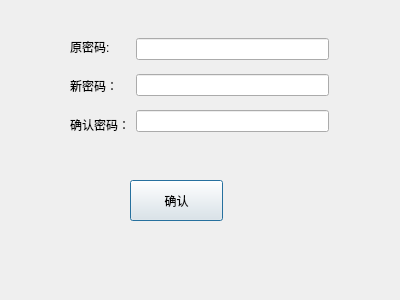
<?xml version="1.0" encoding="UTF-8"?>
<ui version="4.0">
 <class>ChangeUserInfoDialog</class>
 <widget class="QDialog" name="ChangeUserInfoDialog">
  <property name="geometry">
   <rect>
    <x>0</x>
    <y>0</y>
    <width>400</width>
    <height>300</height>
   </rect>
  </property>
  <property name="windowTitle">
   <string>Dialog</string>
  </property>
  <widget class="QWidget" name="layoutWidget">
   <property name="geometry">
    <rect>
     <x>70</x>
     <y>30</y>
     <width>259</width>
     <height>111</height>
    </rect>
   </property>
   <layout class="QHBoxLayout" name="horizontalLayout">
    <item>
     <layout class="QVBoxLayout" name="verticalLayout">
      <item>
       <widget class="QLabel" name="label">
        <property name="text">
         <string>原密码:</string>
        </property>
       </widget>
      </item>
      <item>
       <widget class="QLabel" name="label_2">
        <property name="text">
         <string>新密码：</string>
        </property>
       </widget>
      </item>
      <item>
       <widget class="QLabel" name="label_3">
        <property name="text">
         <string>确认密码：</string>
        </property>
       </widget>
      </item>
     </layout>
    </item>
    <item>
     <layout class="QVBoxLayout" name="verticalLayout_2">
      <item>
       <widget class="QLineEdit" name="oldPassworLineEdit"/>
      </item>
      <item>
       <widget class="QLineEdit" name="newPasswordLineEdit"/>
      </item>
      <item>
       <widget class="QLineEdit" name="confirmPasswordLineEdit"/>
      </item>
     </layout>
    </item>
   </layout>
  </widget>
  <widget class="QPushButton" name="confirmPushButton">
   <property name="geometry">
    <rect>
     <x>130</x>
     <y>180</y>
     <width>93</width>
     <height>41</height>
    </rect>
   </property>
   <property name="text">
    <string>确认</string>
   </property>
  </widget>
 </widget>
 <resources/>
 <connections/>
</ui>
